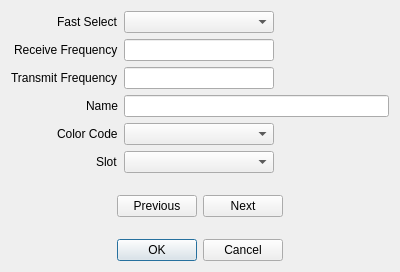
<?xml version="1.0" encoding="UTF-8"?>
<ui version="4.0">
 <class>RoamingChannelEditDialog</class>
 <widget class="QDialog" name="RoamingChannelEditDialog">
  <property name="geometry">
   <rect>
    <x>0</x>
    <y>0</y>
    <width>400</width>
    <height>272</height>
   </rect>
  </property>
  <property name="windowTitle">
   <string>Dialog</string>
  </property>
  <layout class="QVBoxLayout" name="verticalLayout">
   <item>
    <layout class="QFormLayout" name="formLayout">
     <property name="labelAlignment">
      <set>Qt::AlignmentFlag::AlignRight|Qt::AlignmentFlag::AlignTrailing|Qt::AlignmentFlag::AlignVCenter</set>
     </property>
     <item row="0" column="0">
      <widget class="QLabel" name="label">
       <property name="text">
        <string>Fast Select</string>
       </property>
      </widget>
     </item>
     <item row="1" column="0">
      <widget class="QLabel" name="label_2">
       <property name="text">
        <string>Receive Frequency</string>
       </property>
      </widget>
     </item>
     <item row="2" column="0">
      <widget class="QLabel" name="label_3">
       <property name="text">
        <string>Transmit Frequency</string>
       </property>
      </widget>
     </item>
     <item row="3" column="0">
      <widget class="QLabel" name="label_4">
       <property name="text">
        <string>Name</string>
       </property>
      </widget>
     </item>
     <item row="4" column="0">
      <widget class="QLabel" name="label_5">
       <property name="text">
        <string>Color Code</string>
       </property>
      </widget>
     </item>
     <item row="5" column="0">
      <widget class="QLabel" name="label_6">
       <property name="text">
        <string>Slot</string>
       </property>
      </widget>
     </item>
     <item row="0" column="1">
      <widget class="QComboBox" name="fastSelectCmbx">
       <property name="maximumSize">
        <size>
         <width>150</width>
         <height>16777215</height>
        </size>
       </property>
      </widget>
     </item>
     <item row="4" column="1">
      <widget class="QComboBox" name="colorCodeCmbx">
       <property name="maximumSize">
        <size>
         <width>150</width>
         <height>16777215</height>
        </size>
       </property>
      </widget>
     </item>
     <item row="5" column="1">
      <widget class="QComboBox" name="slotCmbx">
       <property name="maximumSize">
        <size>
         <width>150</width>
         <height>16777215</height>
        </size>
       </property>
      </widget>
     </item>
     <item row="2" column="1">
      <widget class="QLineEdit" name="txFrequencyTxt">
       <property name="maximumSize">
        <size>
         <width>150</width>
         <height>16777215</height>
        </size>
       </property>
      </widget>
     </item>
     <item row="1" column="1">
      <widget class="QLineEdit" name="rxFrequencyTxt">
       <property name="maximumSize">
        <size>
         <width>150</width>
         <height>16777215</height>
        </size>
       </property>
      </widget>
     </item>
     <item row="3" column="1">
      <widget class="QLineEdit" name="nameTxt">
       <property name="maxLength">
        <number>16</number>
       </property>
      </widget>
     </item>
    </layout>
   </item>
   <item>
    <widget class="QWidget" name="widget" native="true">
     <layout class="QHBoxLayout" name="horizontalLayout">
      <item>
       <spacer name="horizontalSpacer">
        <property name="orientation">
         <enum>Qt::Orientation::Horizontal</enum>
        </property>
        <property name="sizeHint" stdset="0">
         <size>
          <width>40</width>
          <height>20</height>
         </size>
        </property>
       </spacer>
      </item>
      <item>
       <widget class="QPushButton" name="previousBtn">
        <property name="text">
         <string>Previous</string>
        </property>
       </widget>
      </item>
      <item>
       <widget class="QPushButton" name="nextBtn">
        <property name="text">
         <string>Next</string>
        </property>
       </widget>
      </item>
      <item>
       <spacer name="horizontalSpacer_2">
        <property name="orientation">
         <enum>Qt::Orientation::Horizontal</enum>
        </property>
        <property name="sizeHint" stdset="0">
         <size>
          <width>40</width>
          <height>20</height>
         </size>
        </property>
       </spacer>
      </item>
     </layout>
    </widget>
   </item>
   <item>
    <widget class="QDialogButtonBox" name="buttonBox">
     <property name="orientation">
      <enum>Qt::Orientation::Horizontal</enum>
     </property>
     <property name="standardButtons">
      <set>QDialogButtonBox::StandardButton::Cancel|QDialogButtonBox::StandardButton::Ok</set>
     </property>
     <property name="centerButtons">
      <bool>true</bool>
     </property>
    </widget>
   </item>
  </layout>
 </widget>
 <resources/>
 <connections>
  <connection>
   <sender>buttonBox</sender>
   <signal>accepted()</signal>
   <receiver>RoamingChannelEditDialog</receiver>
   <slot>accept()</slot>
   <hints>
    <hint type="sourcelabel">
     <x>248</x>
     <y>254</y>
    </hint>
    <hint type="destinationlabel">
     <x>157</x>
     <y>274</y>
    </hint>
   </hints>
  </connection>
  <connection>
   <sender>buttonBox</sender>
   <signal>rejected()</signal>
   <receiver>RoamingChannelEditDialog</receiver>
   <slot>reject()</slot>
   <hints>
    <hint type="sourcelabel">
     <x>316</x>
     <y>260</y>
    </hint>
    <hint type="destinationlabel">
     <x>286</x>
     <y>274</y>
    </hint>
   </hints>
  </connection>
 </connections>
</ui>
